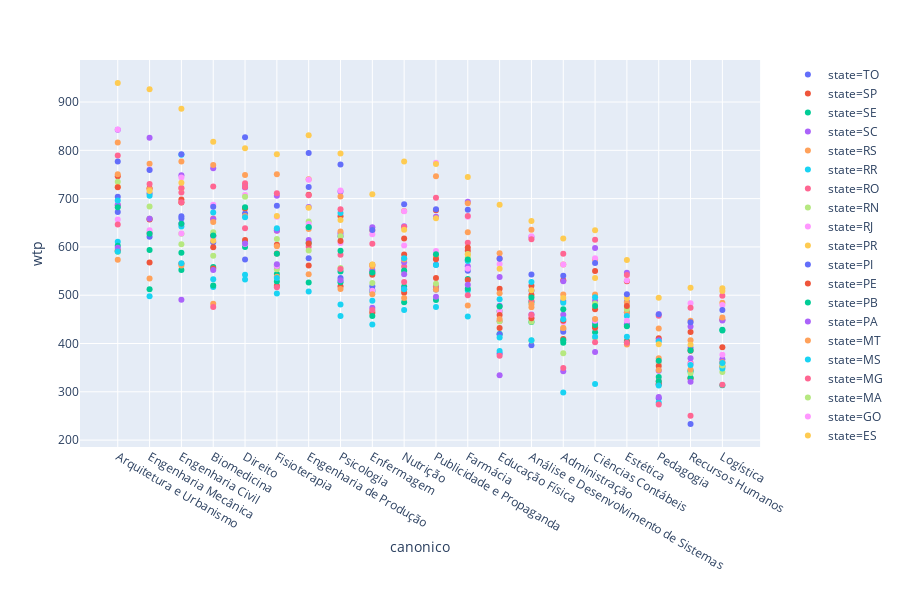

This figure's notebook cell:
### Code cell
df = spark.sql("""WITH base AS(
SELECT
cities.state AS state,
canonical_courses.name AS canonico,
AVG(maximum_value) AS wtp,
count(*) AS qtd
FROM
bi.global_users_searchs
JOIN
querobolsa_production.cities ON global_users_searchs.city_id = cities.id
JOIN
querobolsa_production.canonical_courses ON global_users_searchs.canonical_course_id = canonical_courses.id

WHERE
maximum_value <= 3000
AND
level_id = 1
AND
kind_id = 1
AND
global_users_searchs.canonical_course_id IN (2,10,14,34,48,115,121,140,153,170,192,211,214,217,257,288,869,341,346,356)

GROUP BY
1,2

ORDER BY
1,3 desc
),
base_ordem AS(
SELECT
canonical_courses.name AS canonico,
AVG(maximum_value) AS wtp_geral

FROM
bi.global_users_searchs
JOIN
querobolsa_production.cities ON global_users_searchs.city_id = cities.id
JOIN
querobolsa_production.canonical_courses ON global_users_searchs.canonical_course_id = canonical_courses.id

WHERE
maximum_value <= 3000
AND
level_id = 1
AND
kind_id = 1
AND
global_users_searchs.canonical_course_id IN (2,10,14,34,48,115,121,140,153,170,192,211,214,217,257,288,869,341,346,356)
AND
cities.state = 'PR'
AND
global_users_searchs.created_at >= '2019-10-01'

GROUP BY
1

ORDER BY
1,2 desc
)

SELECT
base.state,
base.canonico,
wtp,
qtd,
base_ordem.wtp_geral,
max(wtp) OVER
  (partition by base.canonico) AS max_wtp_canonico,
wtp/max(wtp) OVER
  (partition by base.canonico) AS relative_wtp

FROM
base
JOIN
base_ordem ON base_ordem.canonico = base.canonico

WHERE
qtd >= 100

ORDER BY
1 desc,5 desc""").toPandas()

fig = px.scatter(df, x='canonico', y='wtp', color='state')
fig.show()

### Figure 1 — Plotly figure (JSON) as saved in the notebook; plotly's stock layout.template omitted (floating-point values rounded to 4 significant figures)
{"data": [{"hoverlabel": {"namelength": 0}, "hovertemplate": "state=TO<br>canonico=%{x}<br>wtp=%{y}", "legendgroup": "state=TO", "marker": {"color": "#636efa", "symbol": "circle"}, "mode": "markers", "name": "state=TO", "showlegend": true, "type": "scatter", "x": ["Arquitetura e Urbanismo", "Engenharia Mecânica", "Engenharia Civil", "Biomedicina", "Direito", "Fisioterapia", "Engenharia de Produção", "Psicologia", "Enfermagem", "Nutrição", "Publicidade e Propaganda", "Farmácia", "Educação Física", "Análise e Desenvolvimento de Sistemas", "Administração", "Ciências Contábeis", "Estética", "Pedagogia", "Recursos Humanos"], "xaxis": "x", "y": [704.1, 710.9, 658.9, 621.9, 669.1, 635.8, 794.6, 622.2, 510.6, 575.1, 563.0, 550.7, 379.5, 396.5, 488.0, 444.8, 486.7, 286.6, 233.5], "yaxis": "y"}, {"hoverlabel": {"namelength": 0}, "hovertemplate": "state=SP<br>canonico=%{x}<br>wtp=%{y}", "legendgroup": "state=SP", "marker": {"color": "#EF553B", "symbol": "circle"}, "mode": "markers", "name": "state=SP", "showlegend": true, "type": "scatter", "x": ["Arquitetura e Urbanismo", "Engenharia Mecânica", "Engenharia Civil", "Biomedicina", "Direito", "Fisioterapia", "Engenharia de Produção", "Psicologia", "Enfermagem", "Nutrição", "Publicidade e Propaganda", "Farmácia", "Educação Física", "Análise e Desenvolvimento de Sistemas", "Administração", "Ciências Contábeis", "Estética", "Pedagogia", "Logística", "Recursos Humanos"], "xaxis": "x", "y": [746.3, 721.6, 698.2, 623.7, 680.6, 604.6, 708.0, 663.6, 562.9, 584.3, 675.8, 592.1, 513.3, 519.4, 531.1, 550.3, 528.8, 411.1, 449.4, 423.6], "yaxis": "y"}, {"hoverlabel": {"namelength": 0}, "hovertemplate": "state=SE<br>canonico=%{x}<br>wtp=%{y}", "legendgroup": "state=SE", "marker": {"color": "#00cc96", "symbol": "circle"}, "mode": "markers", "name": "state=SE", "showlegend": true, "type": "scatter", "x": ["Arquitetura e Urbanismo", "Engenharia Mecânica", "Engenharia Civil", "Biomedicina", "Direito", "Fisioterapia", "Engenharia de Produção", "Psicologia", "Enfermagem", "Nutrição", "Publicidade e Propaganda", "Farmácia", "Educação Física", "Análise e Desenvolvimento de Sistemas", "Administração", "Ciências Contábeis", "Estética", "Pedagogia", "Logística", "Recursos Humanos"], "xaxis": "x", "y": [590.5, 512.3, 552.2, 558.5, 608.6, 544.0, 526.2, 549.3, 507.5, 518.2, 517.8, 533.5, 419.8, 485.7, 401.3, 423.5, 438.7, 330.6, 313.5, 343.3], "yaxis": "y"}, {"hoverlabel": {"namelength": 0}, "hovertemplate": "state=SC<br>canonico=%{x}<br>wtp=%{y}", "legendgroup": "state=SC", "marker": {"color": "#ab63fa", "symbol": "circle"}, "mode": "markers", "name": "state=SC", "showlegend": true, "type": "scatter", "x": ["Arquitetura e Urbanismo", "Engenharia Mecânica", "Engenharia Civil", "Biomedicina", "Direito", "Fisioterapia", "Engenharia de Produção", "Psicologia", "Enfermagem", "Nutrição", "Publicidade e Propaganda", "Farmácia", "Educação Física", "Análise e Desenvolvimento de Sistemas", "Administração", "Ciências Contábeis", "Estética", "Pedagogia", "Logística", "Recursos Humanos"], "xaxis": "x", "y": [842.5, 826.1, 748.4, 762.7, 722.9, 705.8, 682.7, 714.9, 640.6, 642.7, 662.3, 693.3, 537.8, 620.4, 528.7, 597.6, 546.4, 406.7, 447.4, 435.2], "yaxis": "y"}, {"hoverlabel": {"namelength": 0}, "hovertemplate": "state=RS<br>canonico=%{x}<br>wtp=%{y}", "legendgroup": "state=RS", "marker": {"color": "#FFA15A", "symbol": "circle"}, "mode": "markers", "name": "state=RS", "showlegend": true, "type": "scatter", "x": ["Arquitetura e Urbanismo", "Engenharia Mecânica", "Engenharia Civil", "Biomedicina", "Direito", "Fisioterapia", "Engenharia de Produção", "Psicologia", "Enfermagem", "Nutrição", "Publicidade e Propaganda", "Farmácia", "Educação Física", "Análise e Desenvolvimento de Sistemas", "Administração", "Ciências Contábeis", "Estética", "Pedagogia", "Logística", "Recursos Humanos"], "xaxis": "x", "y": [816.3, 772.4, 777.0, 769.7, 728.3, 750.6, 740.2, 704.3, 634.2, 674.3, 746.6, 690.5, 586.8, 635.7, 563.8, 573.8, 484.9, 431.2, 484.4, 447.2], "yaxis": "y"}, {"hoverlabel": {"namelength": 0}, "hovertemplate": "state=RR<br>canonico=%{x}<br>wtp=%{y}", "legendgroup": "state=RR", "marker": {"color": "#19d3f3", "symbol": "circle"}, "mode": "markers", "name": "state=RR", "showlegend": true, "type": "scatter", "x": ["Arquitetura e Urbanismo", "Engenharia Civil", "Biomedicina", "Direito", "Fisioterapia", "Psicologia", "Enfermagem", "Nutrição", "Farmácia", "Educação Física", "Administração", "Ciências Contábeis", "Pedagogia"], "xaxis": "x", "y": [610.9, 642.2, 516.8, 542.5, 503.5, 457.1, 439.4, 469.5, 509.9, 384.4, 298.6, 315.9, 277.9], "yaxis": "y"}, {"hoverlabel": {"namelength": 0}, "hovertemplate": "state=RO<br>canonico=%{x}<br>wtp=%{y}", "legendgroup": "state=RO", "marker": {"color": "#FF6692", "symbol": "circle"}, "mode": "markers", "name": "state=RO", "showlegend": true, "type": "scatter", "x": ["Arquitetura e Urbanismo", "Engenharia Mecânica", "Engenharia Civil", "Biomedicina", "Direito", "Fisioterapia", "Engenharia de Produção", "Psicologia", "Enfermagem", "Nutrição", "Publicidade e Propaganda", "Farmácia", "Educação Física", "Análise e Desenvolvimento de Sistemas", "Administração", "Ciências Contábeis", "Estética", "Pedagogia", "Logística", "Recursos Humanos"], "xaxis": "x", "y": [686.4, 629.1, 712.5, 659.0, 731.7, 633.6, 600.1, 583.7, 549.4, 559.3, 517.8, 608.8, 446.0, 488.7, 429.6, 432.4, 437.3, 322.1, 314.5, 359.7], "yaxis": "y"}, {"hoverlabel": {"namelength": 0}, "hovertemplate": "state=RN<br>canonico=%{x}<br>wtp=%{y}", "legendgroup": "state=RN", "marker": {"color": "#B6E880", "symbol": "circle"}, "mode": "markers", "name": "state=RN", "showlegend": true, "type": "scatter", "x": ["Arquitetura e Urbanismo", "Engenharia Mecânica", "Engenharia Civil", "Biomedicina", "Direito", "Fisioterapia", "Engenharia de Produção", "Psicologia", "Enfermagem", "Nutrição", "Publicidade e Propaganda", "Farmácia", "Educação Física", "Análise e Desenvolvimento de Sistemas", "Administração", "Ciências Contábeis", "Estética", "Pedagogia", "Logística", "Recursos Humanos"], "xaxis": "x", "y": [590.1, 683.6, 605.6, 581.7, 604.3, 554.0, 592.6, 556.4, 466.4, 511.6, 511.9, 585.5, 446.2, 406.3, 379.6, 411.9, 401.0, 314.7, 341.1, 326.9], "yaxis": "y"}, {"hoverlabel": {"namelength": 0}, "hovertemplate": "state=RJ<br>canonico=%{x}<br>wtp=%{y}", "legendgroup": "state=RJ", "marker": {"color": "#FF97FF", "symbol": "circle"}, "mode": "markers", "name": "state=RJ", "showlegend": true, "type": "scatter", "x": ["Arquitetura e Urbanismo", "Engenharia Mecânica", "Engenharia Civil", "Biomedicina", "Direito", "Fisioterapia", "Engenharia de Produção", "Psicologia", "Enfermagem", "Nutrição", "Publicidade e Propaganda", "Farmácia", "Educação Física", "Análise e Desenvolvimento de Sistemas", "Administração", "Ciências Contábeis", "Estética", "Pedagogia", "Logística", "Recursos Humanos"], "xaxis": "x", "y": [843.2, 760.4, 743.9, 687.2, 707.5, 662.7, 738.9, 716.6, 626.1, 674.0, 774.4, 662.6, 564.6, 622.0, 563.6, 576.6, 530.5, 460.9, 479.5, 483.3], "yaxis": "y"}, {"hoverlabel": {"namelength": 0}, "hovertemplate": "state=PR<br>canonico=%{x}<br>wtp=%{y}", "legendgroup": "state=PR", "marker": {"color": "#FECB52", "symbol": "circle"}, "mode": "markers", "name": "state=PR", "showlegend": true, "type": "scatter", "x": ["Arquitetura e Urbanismo", "Engenharia Mecânica", "Engenharia Civil", "Biomedicina", "Direito", "Fisioterapia", "Engenharia de Produção", "Psicologia", "Enfermagem", "Nutrição", "Publicidade e Propaganda", "Farmácia", "Educação Física", "Análise e Desenvolvimento de Sistemas", "Administração", "Ciências Contábeis", "Estética", "Pedagogia", "Logística", "Recursos Humanos"], "xaxis": "x", "y": [939.2, 926.6, 886.3, 817.6, 804.2, 791.8, 831.1, 793.7, 708.8, 776.8, 771.9, 744.8, 687.6, 653.5, 617.4, 634.3, 573.2, 494.8, 514.3, 515.4], "yaxis": "y"}, {"hoverlabel": {"namelength": 0}, "hovertemplate": "state=PI<br>canonico=%{x}<br>wtp=%{y}", "legendgroup": "state=PI", "marker": {"color": "#636efa", "symbol": "circle"}, "mode": "markers", "name": "state=PI", "showlegend": true, "type": "scatter", "x": ["Arquitetura e Urbanismo", "Engenharia Mecânica", "Engenharia Civil", "Biomedicina", "Direito", "Fisioterapia", "Engenharia de Produção", "Psicologia", "Enfermagem", "Nutrição", "Publicidade e Propaganda", "Farmácia", "Educação Física", "Análise e Desenvolvimento de Sistemas", "Administração", "Ciências Contábeis", "Estética", "Pedagogia", "Logística", "Recursos Humanos"], "xaxis": "x", "y": [672.4, 621.0, 663.6, 609.5, 573.9, 560.6, 576.7, 535.7, 518.4, 512.8, 511.9, 572.0, 419.2, 509.3, 424.5, 449.3, 465.0, 315.5, 360.4, 390.5], "yaxis": "y"}, {"hoverlabel": {"namelength": 0}, "hovertemplate": "state=PE<br>canonico=%{x}<br>wtp=%{y}", "legendgroup": "state=PE", "marker": {"color": "#EF553B", "symbol": "circle"}, "mode": "markers", "name": "state=PE", "showlegend": true, "type": "scatter", "x": ["Arquitetura e Urbanismo", "Engenharia Mecânica", "Engenharia Civil", "Biomedicina", "Direito", "Fisioterapia", "Engenharia de Produção", "Psicologia", "Enfermagem", "Nutrição", "Publicidade e Propaganda", "Farmácia", "Educação Física", "Análise e Desenvolvimento de Sistemas", "Administração", "Ciências Contábeis", "Estética", "Pedagogia", "Logística", "Recursos Humanos"], "xaxis": "x", "y": [593.1, 567.8, 565.0, 555.2, 614.1, 519.7, 561.3, 518.7, 463.5, 505.1, 535.8, 531.3, 432.2, 500.6, 409.6, 432.9, 405.0, 316.7, 352.5, 327.9], "yaxis": "y"}, {"hoverlabel": {"namelength": 0}, "hovertemplate": "state=PB<br>canonico=%{x}<br>wtp=%{y}", "legendgroup": "state=PB", "marker": {"color": "#00cc96", "symbol": "circle"}, "mode": "markers", "name": "state=PB", "showlegend": true, "type": "scatter", "x": ["Arquitetura e Urbanismo", "Engenharia Mecânica", "Engenharia Civil", "Biomedicina", "Direito", "Fisioterapia", "Engenharia de Produção", "Psicologia", "Enfermagem", "Nutrição", "Publicidade e Propaganda", "Farmácia", "Educação Física", "Análise e Desenvolvimento de Sistemas", "Administração", "Ciências Contábeis", "Estética", "Pedagogia", "Logística", "Recursos Humanos"], "xaxis": "x", "y": [602.5, 593.6, 587.9, 520.2, 599.9, 528.5, 608.4, 526.9, 457.1, 485.5, 490.3, 513.1, 466.7, 444.7, 406.8, 438.2, 402.8, 322.0, 427.0, 329.0], "yaxis": "y"}, {"hoverlabel": {"namelength": 0}, "hovertemplate": "state=PA<br>canonico=%{x}<br>wtp=%{y}", "legendgroup": "state=PA", "marker": {"color": "#ab63fa", "symbol": "circle"}, "mode": "markers", "name": "state=PA", "showlegend": true, "type": "scatter", "x": ["Arquitetura e Urbanismo", "Engenharia Mecânica", "Engenharia Civil", "Biomedicina", "Direito", "Fisioterapia", "Engenharia de Produção", "Psicologia", "Enfermagem", "Nutrição", "Publicidade e Propaganda", "Farmácia", "Educação Física", "Análise e Desenvolvimento de Sistemas", "Administração", "Ciências Contábeis", "Estética", "Pedagogia", "Logística", "Recursos Humanos"], "xaxis": "x", "y": [687.2, 658.4, 648.0, 657.2, 723.9, 634.0, 614.2, 627.7, 552.1, 568.0, 576.1, 559.9, 478.0, 460.3, 459.3, 488.3, 439.5, 343.6, 367.3, 369.6], "yaxis": "y"}, {"hoverlabel": {"namelength": 0}, "hovertemplate": "state=MT<br>canonico=%{x}<br>wtp=%{y}", "legendgroup": "state=MT", "marker": {"color": "#FFA15A", "symbol": "circle"}, "mode": "markers", "name": "state=MT", "showlegend": true, "type": "scatter", "x": ["Arquitetura e Urbanismo", "Engenharia Mecânica", "Engenharia Civil", "Biomedicina", "Direito", "Fisioterapia", "Engenharia de Produção", "Psicologia", "Enfermagem", "Nutrição", "Publicidade e Propaganda", "Farmácia", "Educação Física", "Análise e Desenvolvimento de Sistemas", "Administração", "Ciências Contábeis", "Estética", "Pedagogia", "Logística", "Recursos Humanos"], "xaxis": "x", "y": [750.3, 719.7, 721.7, 651.5, 664.1, 601.3, 636.9, 632.1, 559.8, 574.2, 580.3, 630.6, 504.2, 481.1, 501.7, 501.3, 464.5, 369.7, 453.8, 406.8], "yaxis": "y"}, {"hoverlabel": {"namelength": 0}, "hovertemplate": "state=MS<br>canonico=%{x}<br>wtp=%{y}", "legendgroup": "state=MS", "marker": {"color": "#19d3f3", "symbol": "circle"}, "mode": "markers", "name": "state=MS", "showlegend": true, "type": "scatter", "x": ["Arquitetura e Urbanismo", "Engenharia Mecânica", "Engenharia Civil", "Biomedicina", "Direito", "Fisioterapia", "Engenharia de Produção", "Psicologia", "Enfermagem", "Nutrição", "Publicidade e Propaganda", "Farmácia", "Educação Física", "Análise e Desenvolvimento de Sistemas", "Administração", "Ciências Contábeis", "Estética", "Pedagogia", "Logística", "Recursos Humanos"], "xaxis": "x", "y": [695.9, 705.8, 790.9, 671.0, 661.6, 638.7, 640.9, 670.4, 545.5, 576.4, 562.8, 570.9, 491.7, 527.5, 484.2, 495.7, 456.8, 404.1, 348.1, 342.2], "yaxis": "y"}, {"hoverlabel": {"namelength": 0}, "hovertemplate": "state=MG<br>canonico=%{x}<br>wtp=%{y}", "legendgroup": "state=MG", "marker": {"color": "#FF6692", "symbol": "circle"}, "mode": "markers", "name": "state=MG", "showlegend": true, "type": "scatter", "x": ["Arquitetura e Urbanismo", "Engenharia Mecânica", "Engenharia Civil", "Biomedicina", "Direito", "Fisioterapia", "Engenharia de Produção", "Psicologia", "Enfermagem", "Nutrição", "Publicidade e Propaganda", "Farmácia", "Educação Física", "Análise e Desenvolvimento de Sistemas", "Administração", "Ciências Contábeis", "Estética", "Pedagogia", "Logística", "Recursos Humanos"], "xaxis": "x", "y": [789.2, 730.1, 721.9, 725.1, 724.3, 711.0, 707.2, 677.9, 606.6, 641.1, 702.0, 664.0, 576.2, 615.9, 586.0, 614.8, 541.7, 457.6, 498.7, 474.0], "yaxis": "y"}, {"hoverlabel": {"namelength": 0}, "hovertemplate": "state=MA<br>canonico=%{x}<br>wtp=%{y}", "legendgroup": "state=MA", "marker": {"color": "#B6E880", "symbol": "circle"}, "mode": "markers", "name": "state=MA", "showlegend": true, "type": "scatter", "x": ["Arquitetura e Urbanismo", "Engenharia Mecânica", "Engenharia Civil", "Biomedicina", "Direito", "Fisioterapia", "Engenharia de Produção", "Psicologia", "Enfermagem", "Nutrição", "Publicidade e Propaganda", "Farmácia", "Educação Física", "Análise e Desenvolvimento de Sistemas", "Administração", "Ciências Contábeis", "Estética", "Pedagogia", "Logística", "Recursos Humanos"], "xaxis": "x", "y": [734.7, 658.5, 627.2, 630.2, 704.0, 616.2, 652.5, 622.0, 525.4, 549.8, 523.9, 577.5, 466.4, 445.0, 432.4, 482.6, 471.3, 360.1, 354.6, 339.1], "yaxis": "y"}, {"hoverlabel": {"namelength": 0}, "hovertemplate": "state=GO<br>canonico=%{x}<br>wtp=%{y}", "legendgroup": "state=GO", "marker": {"color": "#FF97FF", "symbol": "circle"}, "mode": "markers", "name": "state=GO", "showlegend": true, "type": "scatter", "x": ["Arquitetura e Urbanismo", "Engenharia Mecânica", "Engenharia Civil", "Biomedicina", "Direito", "Fisioterapia", "Engenharia de Produção", "Psicologia", "Enfermagem", "Nutrição", "Publicidade e Propaganda", "Farmácia", "Educação Física", "Análise e Desenvolvimento de Sistemas", "Administração", "Ciências Contábeis", "Estética", "Pedagogia", "Logística", "Recursos Humanos"], "xaxis": "x", "y": [656.8, 634.4, 627.9, 618.7, 606.2, 560.3, 647.3, 608.1, 509.2, 602.9, 591.6, 554.6, 467.0, 453.8, 444.4, 447.0, 447.4, 363.0, 376.5, 357.7], "yaxis": "y"}, {"hoverlabel": {"namelength": 0}, "hovertemplate": "state=ES<br>canonico=%{x}<br>wtp=%{y}", "legendgroup": "state=ES", "marker": {"color": "#FECB52", "symbol": "circle"}, "mode": "markers", "name": "state=ES", "showlegend": true, "type": "scatter", "x": ["Arquitetura e Urbanismo", "Engenharia Mecânica", "Engenharia Civil", "Biomedicina", "Direito", "Fisioterapia", "Engenharia de Produção", "Psicologia", "Enfermagem", "Nutrição", "Publicidade e Propaganda", "Farmácia", "Educação Física", "Análise e Desenvolvimento de Sistemas", "Administração", "Ciências Contábeis", "Estética", "Pedagogia", "Logística", "Recursos Humanos"], "xaxis": "x", "y": [724.7, 715.7, 733.0, 613.0, 680.1, 664.0, 681.1, 655.6, 563.8, 635.6, 659.5, 584.5, 554.6, 510.4, 494.1, 535.7, 494.1, 398.7, 508.6, 397.6], "yaxis": "y"}, {"hoverlabel": {"namelength": 0}, "hovertemplate": "state=DF<br>canonico=%{x}<br>wtp=%{y}", "legendgroup": "state=DF", "marker": {"color": "#636efa", "symbol": "circle"}, "mode": "markers", "name": "state=DF", "showlegend": true, "type": "scatter", "x": ["Arquitetura e Urbanismo", "Engenharia Mecânica", "Engenharia Civil", "Biomedicina", "Direito", "Fisioterapia", "Engenharia de Produção", "Psicologia", "Enfermagem", "Nutrição", "Publicidade e Propaganda", "Farmácia", "Educação Física", "Análise e Desenvolvimento de Sistemas", "Administração", "Ciências Contábeis", "Estética", "Pedagogia", "Logística", "Recursos Humanos"], "xaxis": "x", "y": [777.1, 759.3, 791.7, 683.1, 826.9, 685.0, 723.9, 770.6, 635.1, 688.5, 677.9, 677.1, 575.4, 543.1, 540.2, 566.7, 501.9, 460.5, 469.6, 444.1], "yaxis": "y"}, {"hoverlabel": {"namelength": 0}, "hovertemplate": "state=CE<br>canonico=%{x}<br>wtp=%{y}", "legendgroup": "state=CE", "marker": {"color": "#EF553B", "symbol": "circle"}, "mode": "markers", "name": "state=CE", "showlegend": true, "type": "scatter", "x": ["Arquitetura e Urbanismo", "Engenharia Mecânica", "Engenharia Civil", "Biomedicina", "Direito", "Fisioterapia", "Engenharia de Produção", "Psicologia", "Enfermagem", "Nutrição", "Publicidade e Propaganda", "Farmácia", "Educação Física", "Análise e Desenvolvimento de Sistemas", "Administração", "Ciências Contábeis", "Estética", "Pedagogia", "Logística", "Recursos Humanos"], "xaxis": "x", "y": [723.4, 656.8, 692.1, 599.4, 680.3, 586.4, 606.9, 612.5, 542.3, 617.5, 574.5, 598.9, 458.9, 452.2, 447.3, 471.0, 477.5, 353.3, 392.1, 385.1], "yaxis": "y"}, {"hoverlabel": {"namelength": 0}, "hovertemplate": "state=BA<br>canonico=%{x}<br>wtp=%{y}", "legendgroup": "state=BA", "marker": {"color": "#00cc96", "symbol": "circle"}, "mode": "markers", "name": "state=BA", "showlegend": true, "type": "scatter", "x": ["Arquitetura e Urbanismo", "Engenharia Mecânica", "Engenharia Civil", "Biomedicina", "Direito", "Fisioterapia", "Engenharia de Produção", "Psicologia", "Enfermagem", "Nutrição", "Publicidade e Propaganda", "Farmácia", "Educação Física", "Análise e Desenvolvimento de Sistemas", "Administração", "Ciências Contábeis", "Estética", "Pedagogia", "Logística", "Recursos Humanos"], "xaxis": "x", "y": [682.0, 627.1, 648.0, 623.6, 682.2, 586.0, 641.5, 592.2, 547.2, 551.1, 584.6, 573.8, 476.7, 495.2, 470.8, 477.9, 435.8, 364.2, 428.5, 385.6], "yaxis": "y"}, {"hoverlabel": {"namelength": 0}, "hovertemplate": "state=AP<br>canonico=%{x}<br>wtp=%{y}", "legendgroup": "state=AP", "marker": {"color": "#ab63fa", "symbol": "circle"}, "mode": "markers", "name": "state=AP", "showlegend": true, "type": "scatter", "x": ["Arquitetura e Urbanismo", "Engenharia Mecânica", "Engenharia Civil", "Biomedicina", "Direito", "Fisioterapia", "Psicologia", "Enfermagem", "Nutrição", "Publicidade e Propaganda", "Farmácia", "Educação Física", "Administração", "Ciências Contábeis", "Pedagogia", "Recursos Humanos"], "xaxis": "x", "y": [598.4, 658.3, 490.6, 552.4, 607.1, 564.0, 531.1, 473.9, 543.2, 496.6, 521.7, 334.2, 342.6, 382.7, 289.2, 320.8], "yaxis": "y"}, {"hoverlabel": {"namelength": 0}, "hovertemplate": "state=AM<br>canonico=%{x}<br>wtp=%{y}", "legendgroup": "state=AM", "marker": {"color": "#FFA15A", "symbol": "circle"}, "mode": "markers", "name": "state=AM", "showlegend": true, "type": "scatter", "x": ["Arquitetura e Urbanismo", "Engenharia Mecânica", "Engenharia Civil", "Biomedicina", "Direito", "Fisioterapia", "Engenharia de Produção", "Psicologia", "Enfermagem", "Nutrição", "Publicidade e Propaganda", "Farmácia", "Educação Física", "Análise e Desenvolvimento de Sistemas", "Administração", "Ciências Contábeis", "Estética", "Pedagogia", "Logística", "Recursos Humanos"], "xaxis": "x", "y": [573.5, 534.7, 561.3, 482.5, 748.7, 538.4, 543.6, 512.9, 502.1, 494.0, 511.6, 478.6, 450.8, 474.9, 432.0, 451.0, 397.9, 345.0, 361.2, 346.2], "yaxis": "y"}, {"hoverlabel": {"namelength": 0}, "hovertemplate": "state=AL<br>canonico=%{x}<br>wtp=%{y}", "legendgroup": "state=AL", "marker": {"color": "#19d3f3", "symbol": "circle"}, "mode": "markers", "name": "state=AL", "showlegend": true, "type": "scatter", "x": ["Arquitetura e Urbanismo", "Engenharia Mecânica", "Engenharia Civil", "Biomedicina", "Direito", "Fisioterapia", "Engenharia de Produção", "Psicologia", "Enfermagem", "Nutrição", "Publicidade e Propaganda", "Farmácia", "Educação Física", "Análise e Desenvolvimento de Sistemas", "Administração", "Ciências Contábeis", "Estética", "Pedagogia", "Logística", "Recursos Humanos"], "xaxis": "x", "y": [590.3, 497.7, 566.4, 533.1, 532.8, 535.8, 507.7, 480.7, 488.4, 512.3, 475.7, 456.1, 412.7, 407.0, 450.0, 413.8, 414.2, 312.8, 359.8, 355.5], "yaxis": "y"}, {"hoverlabel": {"namelength": 0}, "hovertemplate": "state=AC<br>canonico=%{x}<br>wtp=%{y}", "legendgroup": "state=AC", "marker": {"color": "#FF6692", "symbol": "circle"}, "mode": "markers", "name": "state=AC", "showlegend": true, "type": "scatter", "x": ["Arquitetura e Urbanismo", "Engenharia Civil", "Biomedicina", "Direito", "Fisioterapia", "Psicologia", "Enfermagem", "Nutrição", "Farmácia", "Educação Física", "Análise e Desenvolvimento de Sistemas", "Administração", "Ciências Contábeis", "Estética", "Pedagogia", "Recursos Humanos"], "xaxis": "x", "y": [646.7, 692.3, 475.7, 638.4, 516.4, 554.1, 469.3, 527.5, 499.9, 374.7, 459.0, 349.2, 402.5, 401.7, 273.6, 250.6], "yaxis": "y"}], "layout": {"height": 600, "legend": {"tracegroupgap": 0}, "margin": {"t": 60}, "xaxis": {"anchor": "y", "domain": [0, 0.98], "title": {"text": "canonico"}}, "yaxis": {"anchor": "x", "domain": [0, 1], "title": {"text": "wtp"}}}}
